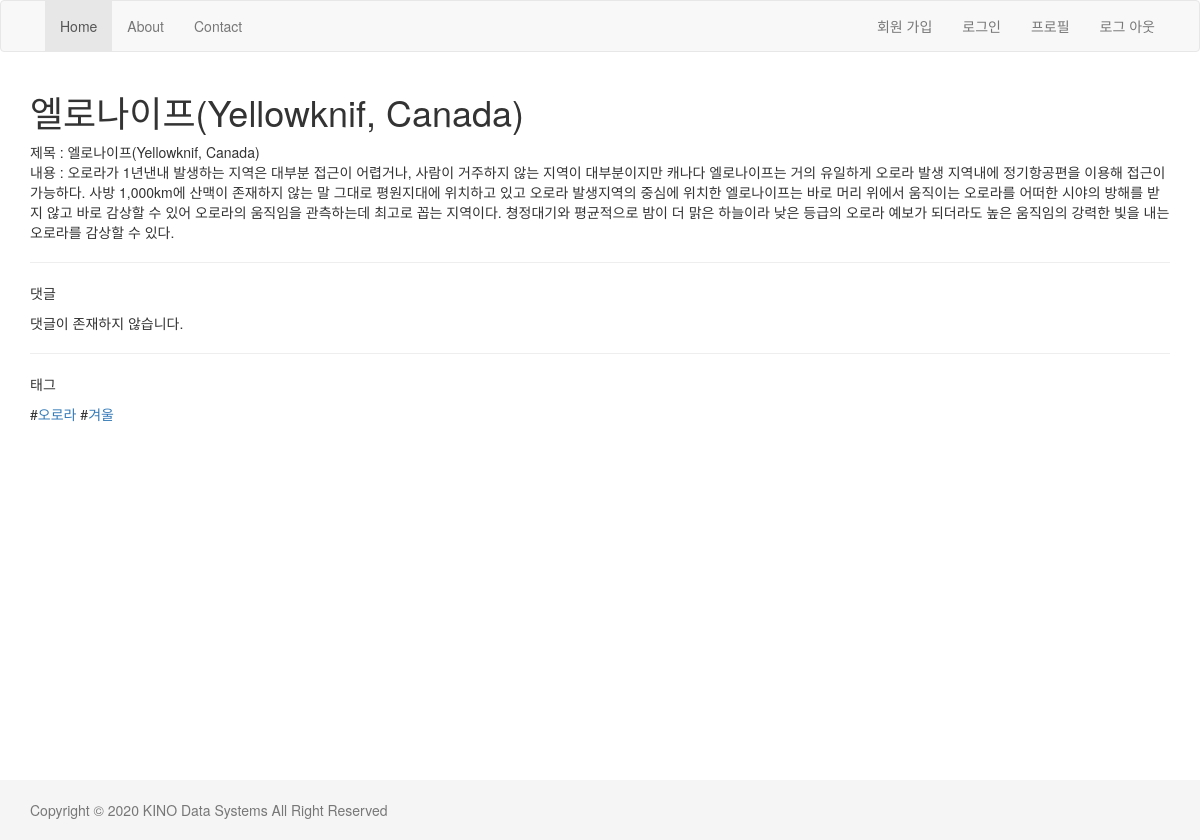
The page /blog/9/ on the database its author committed.
### blog/models.py (models this page shows, shortened)
class Post(models.Model):
    REGION_CHOICE = (
                        ('Africa','아프리카'),
                        ('Europe','유럽'),
                        ('Oceania','오세아니아'),
                        ('Asia','아시아'),
                        ('North America','북아메리카'),
                        ('South America','남아메리카'),
                    )
    title = models.CharField('제목', max_length=250)
    body = models.TextField('내용')
    region = models.CharField('지역',max_length=20,choices=REGION_CHOICE, default='Asia')
    tag = models.ManyToManyField('Tag')
    created = models.DateField(auto_now_add=True)
    updated = models.DateTimeField(auto_now=True)
    class Meta:
        ordering = ['-id']

class Tag(models.Model):
    name = models.CharField(max_length=50, unique=True)

### blog/views.py (the view)
# urls.py: path('<int:id>/', views.detail),
def detail(request, id):
    post = get_object_or_404(Post, id=id)
    comment_list = post.comments.all()
    tag_list = post.tag.all()
    return render(request, 'blog/detail.html', {'post': post, 'comment_all':comment_list, 'tag_list':tag_list})

### blog/templates/blog/detail.html (shortened to what this page needs)
{% extends "layout.html" %}
{% block content %}
    <h1>{{post.title}}</h1>
    제목 : {{post.title}} <br/>
    내용 : {{post.body}} <br/>
    <hr>
    <p>댓글</p>
    {% for comment in comment_all %}
        <p>{{comment.message}} /{{comment.author}}/{{comment.updated}}</p>
    {% empty %}
        댓글이 존재하지 않습니다.
    {% endfor %}
    <hr>
    <p>태그</p>
     {% for tag in tag_list %}
        #<a href="/blog/tag/{{tag.id}}">{{tag.name}}</a>
     {% endfor %}
{% endblock %}

### templates/layout.html (style rules this page uses)
html { position: relative; min-height: 100% }
body { margin-bottom: 60px }

### rows shown on the page
Post: title "엘로나이프(Yellowknif, Canada)", body "오로라가 1년낸내 발생하는 지역은 대부분 접근이 어렵거나, 사람이 거주하지 않는 지역이 대부분이지만 캐나다 엘로나이프는 거의 유일하게 오로라 발생 지역내에 정기항공편을 이용해 접근이 가능하다. 사방 1,000km에 산맥이 존재하지 않는 말 그대로 평원지대에 위치하고 있고 오로라 발생지역의 중심에 위치한 엘로나이프는 바로 머리 위에서 움직이는 오로라를 어떠한 시야의 방해를 받지 않고 바로 감상할 수 있어 오로라의 움직임을 관측하는데 최고로 꼽는 지역이다. 쳥정대기와 평균적으로 밤이 더 맑은 하늘이라 낮은 등급의 오로라 예보가 되더라도 높은 움직임의 강력한 빛을 내는 오로라를 감상할 수 있다."
Tag: name "오로라"
Tag: name "겨울"
